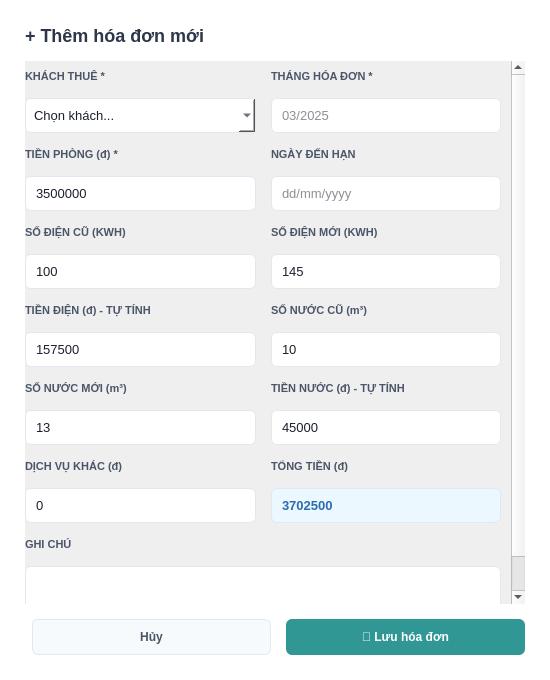
<?xml version='1.0' encoding='utf-8'?>
<ui version="4.0">
 <class>DialogFormInvoice</class>
 <widget class="QDialog" name="DialogFormInvoice">
  <property name="geometry"><rect><x>0</x><y>0</y><width>550</width><height>680</height></rect></property>
  <property name="windowTitle"><string>+ Thêm hóa đơn mới</string></property>
  <property name="styleSheet"><string>
QDialog { background-color: white; border-radius: 8px; }
QLabel { color: #4a5568; font-weight: bold; font-size: 11px; text-transform: uppercase; }
QLabel#lblDialogTitle { font-size: 18px; color: #2d3748; text-transform: none; }
QLineEdit, QComboBox, QTextEdit { background-color: white; border: 1px solid #e2e8f0; border-radius: 6px; padding: 8px; color: #1a202c; font-weight: normal; font-size: 13px; }
QLineEdit:focus, QComboBox:focus, QTextEdit:focus { border: 1px solid #3182ce; }
QLineEdit.AutoCalc { background-color: #f7fafc; color: #a0aec0; }
QPushButton#btnCancel { background-color: #f7fafc; border: 1px solid #e2e8f0; border-radius: 6px; color: #4a5568; font-weight: bold; }
QPushButton#btnSave { background-color: #319795; border: none; border-radius: 6px; color: white; font-weight: bold; }
</string></property>
  <layout class="QVBoxLayout" name="mainLayout">
   <property name="spacing"><number>15</number></property>
   <property name="leftMargin"><number>25</number></property>
   <property name="topMargin"><number>25</number></property>
   <property name="rightMargin"><number>25</number></property>
   <property name="bottomMargin"><number>25</number></property>
   
   <item>
    <widget class="QLabel" name="lblDialogTitle">
     <property name="text"><string>+ Thêm hóa đơn mới</string></property>
    </widget>
   </item>

   <item>
    <widget class="QScrollArea" name="scrollArea">
     <property name="widgetResizable"><bool>true</bool></property>
     <property name="styleSheet"><string>QScrollArea { border: none; background-color: transparent; }</string></property>
     <widget class="QWidget" name="scrollContents">
      <layout class="QVBoxLayout">
       <property name="spacing"><number>15</number></property>
       <property name="leftMargin"><number>0</number></property>
       <property name="rightMargin"><number>10</number></property>
       
       <item>
        <layout class="QGridLayout" name="formGrid">
         <property name="spacing"><number>15</number></property>
         
         <item row="0" column="0"><layout class="QVBoxLayout"><item><widget class="QLabel"><property name="text"><string>KHÁCH THUÊ *</string></property></widget></item><item><widget class="QComboBox" name="cbGuest"><item><property name="text"><string>Chọn khách...</string></property></item></widget></item></layout></item>
         <item row="0" column="1"><layout class="QVBoxLayout"><item><widget class="QLabel"><property name="text"><string>THÁNG HÓA ĐƠN *</string></property></widget></item><item><widget class="QLineEdit" name="inpMonth"><property name="placeholderText"><string>03/2025</string></property></widget></item></layout></item>
         
         <item row="1" column="0"><layout class="QVBoxLayout"><item><widget class="QLabel"><property name="text"><string>TIỀN PHÒNG (đ) *</string></property></widget></item><item><widget class="QLineEdit" name="inpRoomPrice"><property name="text"><string>3500000</string></property></widget></item></layout></item>
         <item row="1" column="1"><layout class="QVBoxLayout"><item><widget class="QLabel"><property name="text"><string>NGÀY ĐẾN HẠN</string></property></widget></item><item><widget class="QLineEdit" name="inpDueDate"><property name="placeholderText"><string>dd/mm/yyyy</string></property></widget></item></layout></item>
         
         <item row="2" column="0"><layout class="QVBoxLayout"><item><widget class="QLabel"><property name="text"><string>SỐ ĐIỆN CŨ (KWH)</string></property></widget></item><item><widget class="QLineEdit" name="inpElecOld"><property name="text"><string>100</string></property></widget></item></layout></item>
         <item row="2" column="1"><layout class="QVBoxLayout"><item><widget class="QLabel"><property name="text"><string>SỐ ĐIỆN MỚI (KWH)</string></property></widget></item><item><widget class="QLineEdit" name="inpElecNew"><property name="text"><string>145</string></property></widget></item></layout></item>
         
         <item row="3" column="0"><layout class="QVBoxLayout"><item><widget class="QLabel"><property name="text"><string>TIỀN ĐIỆN (đ) - TỰ TÍNH</string></property></widget></item><item><widget class="QLineEdit" name="inpElecCost"><property name="class" stdset="0"><string>AutoCalc</string></property><property name="readOnly"><bool>true</bool></property><property name="text"><string>157500</string></property></widget></item></layout></item>
         <item row="3" column="1"><layout class="QVBoxLayout"><item><widget class="QLabel"><property name="text"><string>SỐ NƯỚC CŨ (m³)</string></property></widget></item><item><widget class="QLineEdit" name="inpWaterOld"><property name="text"><string>10</string></property></widget></item></layout></item>
         
         <item row="4" column="0"><layout class="QVBoxLayout"><item><widget class="QLabel"><property name="text"><string>SỐ NƯỚC MỚI (m³)</string></property></widget></item><item><widget class="QLineEdit" name="inpWaterNew"><property name="text"><string>13</string></property></widget></item></layout></item>
         <item row="4" column="1"><layout class="QVBoxLayout"><item><widget class="QLabel"><property name="text"><string>TIỀN NƯỚC (đ) - TỰ TÍNH</string></property></widget></item><item><widget class="QLineEdit" name="inpWaterCost"><property name="class" stdset="0"><string>AutoCalc</string></property><property name="readOnly"><bool>true</bool></property><property name="text"><string>45000</string></property></widget></item></layout></item>
         
         <item row="5" column="0"><layout class="QVBoxLayout"><item><widget class="QLabel"><property name="text"><string>DỊCH VỤ KHÁC (đ)</string></property></widget></item><item><widget class="QLineEdit" name="inpOtherCost"><property name="text"><string>0</string></property></widget></item></layout></item>
         <item row="5" column="1"><layout class="QVBoxLayout"><item><widget class="QLabel"><property name="text"><string>TỔNG TIỀN (đ)</string></property></widget></item><item><widget class="QLineEdit" name="inpTotalCost"><property name="class" stdset="0"><string>AutoCalc</string></property><property name="styleSheet"><string>background-color: #ebf8ff; color: #2b6cb0; font-weight: bold;</string></property><property name="readOnly"><bool>true</bool></property><property name="text"><string>3702500</string></property></widget></item></layout></item>
         
         <item row="6" column="0" colspan="2">
          <layout class="QVBoxLayout"><item><widget class="QLabel"><property name="text"><string>GHI CHÚ</string></property></widget></item><item><widget class="QTextEdit" name="inpDesc"><property name="maximumSize"><size><width>16777215</width><height>60</height></size></property></widget></item></layout>
         </item>
         
        </layout>
       </item>
       <item><spacer><property name="orientation"><enum>Qt::Vertical</enum></property></spacer></item>
      </layout>
     </widget>
    </widget>
   </item>
   
   <item>
    <layout class="QHBoxLayout">
     <item><spacer><property name="orientation"><enum>Qt::Horizontal</enum></property></spacer></item>
     <item><widget class="QPushButton" name="btnCancel"><property name="text"><string>Hủy</string></property><property name="minimumSize"><size><width>90</width><height>36</height></size></property></widget></item>
     <item><widget class="QPushButton" name="btnSave"><property name="text"><string>💾 Lưu hóa đơn</string></property><property name="minimumSize"><size><width>130</width><height>36</height></size></property></widget></item>
    </layout>
   </item>
   
  </layout>
 </widget>
 <resources/>
 <connections/>
</ui>
